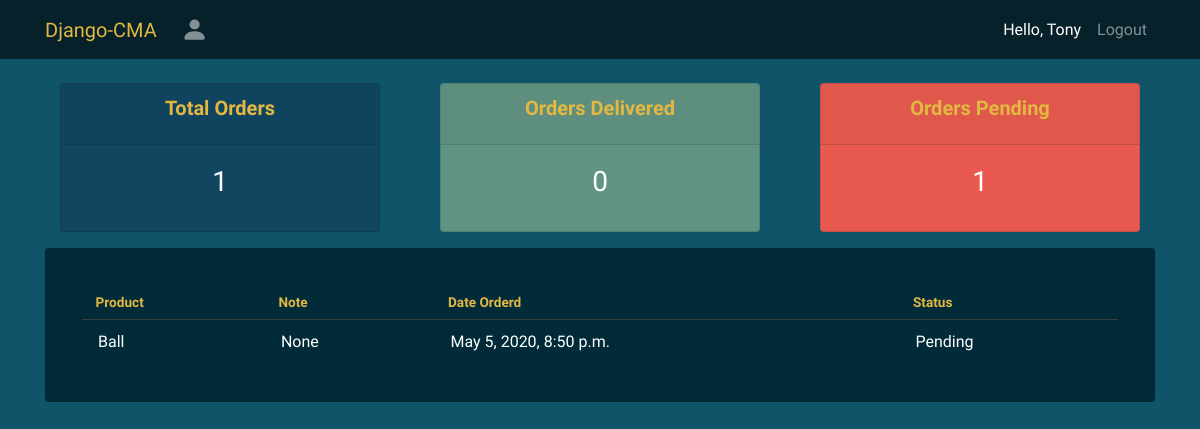
/user/ (signed in), run on an earlier commit of the app's database.
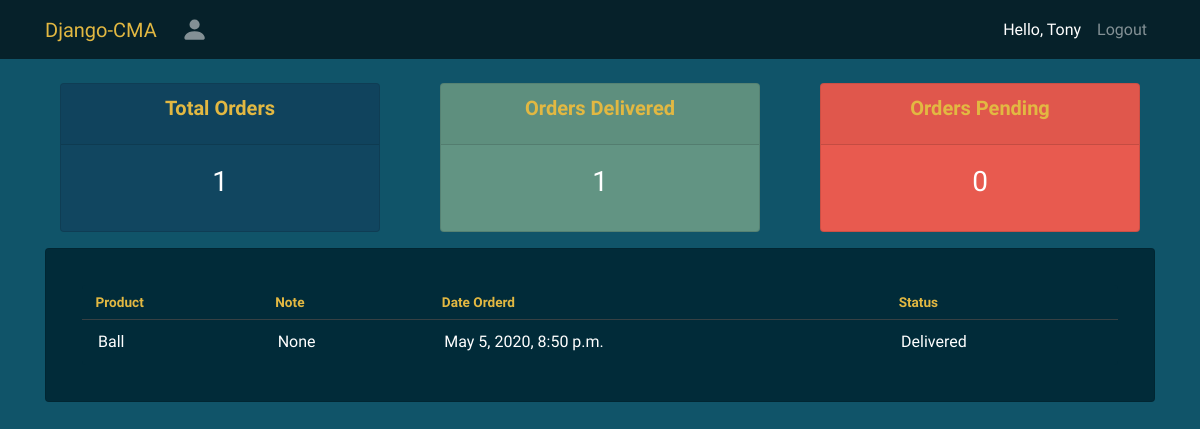
And on a later commit of the database.
### accounts/models.py (models this page shows, shortened)
class Order(models.Model):
    STATUS = (
        ('Pending', 'Pending'),
        ('Out for delivery', 'Out of delivery'),
        ('Delivered', 'Delivered'),
    )
    customer = models.ForeignKey(Customer, null=True, on_delete=models.SET_NULL)
    product = models.ForeignKey(Product, null=True, on_delete=models.SET_NULL)
    date_created = models.DateTimeField(auto_now_add=True, null=True)
    status = models.CharField(max_length=200, null=True, choices=STATUS) # Dropdown
    note = models.CharField(max_length=200, null=True)

class Product(models.Model):
    CATEGORY = (
        ('Indoor', 'Indoor'),
        ('Out Door', 'Out Door'),
    )
    name = models.CharField(max_length=200, null=True)
    price = models.FloatField(null=True)
    category = models.CharField(max_length=200, null=True, choices=CATEGORY)
    description = models.CharField(max_length=200, null=True, blank=True)
    date_created = models.DateTimeField(auto_now_add=True, null=True)
    tags = models.ManyToManyField(Tag)
    def __str__(self):
        return self.name

### accounts/decorators.py (the view)
        def wrapper_func(request, *args, **kwargs):
            group = None
            if request.user.groups.exists():
                group = request.user.groups.all()[0].name # grab the 1st name of a user group name
            if group in allowed_roles:  # i specified the allowed_roles in the views.py file
                return view_func(request, *args, **kwargs)
            else:
                return HttpResponse("You are not authorized to view this page.")

### accounts/views.py (called while the page is built)
@login_required(login_url='login')
@allowed_users(allowed_roles=['customer'])
def userPage(request):
    orders = request.user.customer.order_set.all() # applying the 'User' onetoone relationship with 'Customer' but we want customer orders
    total_orders = orders.count()
    delivered = orders.filter(status='Delivered').count()
    pending = orders.filter(status='Pending').count()
    page = request.GET.get('page', 1)
    paginator = Paginator(orders, 3)
    orders = paginator.page(page)
    context = {"orders": orders, "total_orders": total_orders,
               "delivered": delivered, "pending": pending}
    return render(request, 'accounts/user.html', context)

### accounts/templates/accounts/user.html (shortened to what this page needs)
{% extends 'accounts/main.html' %}
{% block content %}
{% include 'accounts/status.html' %}
<div class="row">
    <div class="col-md">
        <div class="card card-body" style="background: #012B39">
            <table>
                <tbody>
                <tr>
                    <th>Product</th>
                    <th>Note</th>
                    <th>Date Orderd</th>
                    <th>Status</th>
                </tbody>
                {% for order in orders %}
                <tbody>
                <tr>
                    <td>{{order.product}}</td>
                    <td>{{order.note}}</td>
                    <td>{{order.date_created}}</td>
                    <td>{{order.status}}</td>
                </tbody>
                {% endfor %}
            </table>
        </div>
    </div>
</div>
{% endblock %}

What changed in the data, as far as the page shows it:
changed Order "None": status "Pending" → "Delivered"
Also different on the page:
{{ delivered }}: "0" → "1"
{{ pending }}: "1" → "0"
